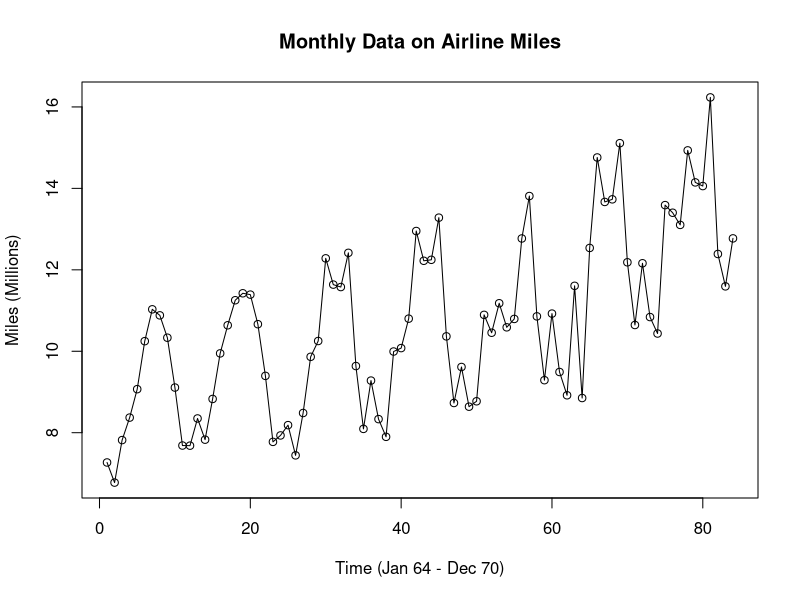
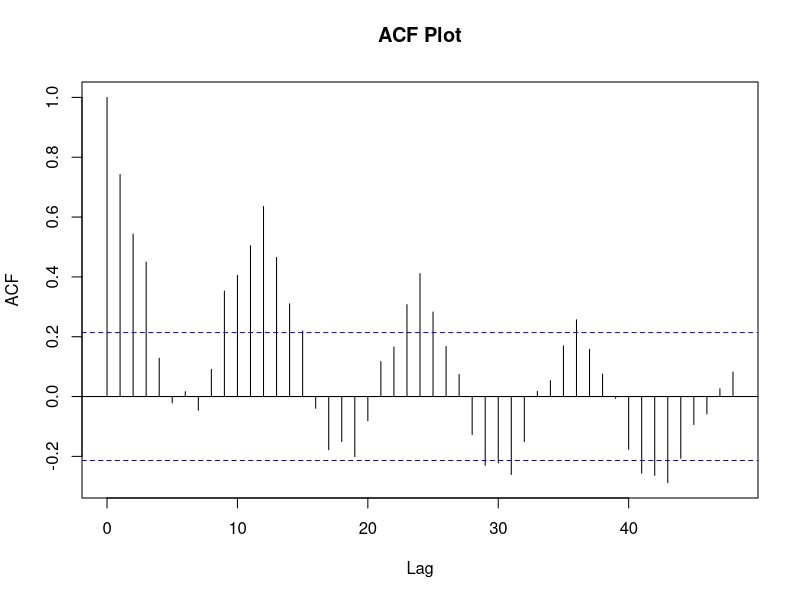
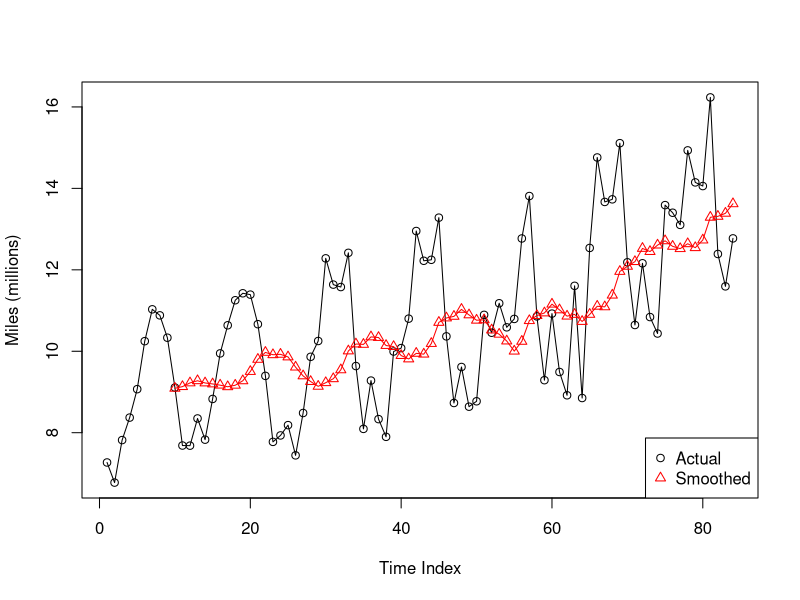
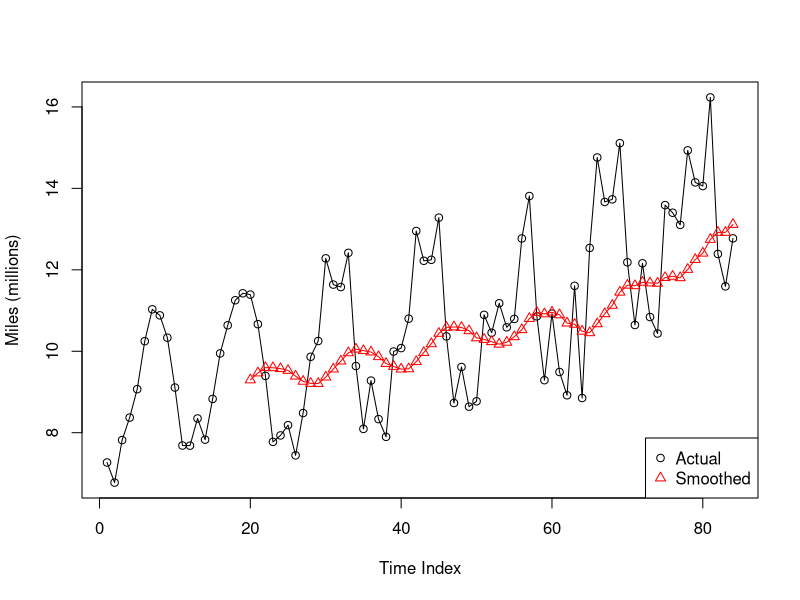
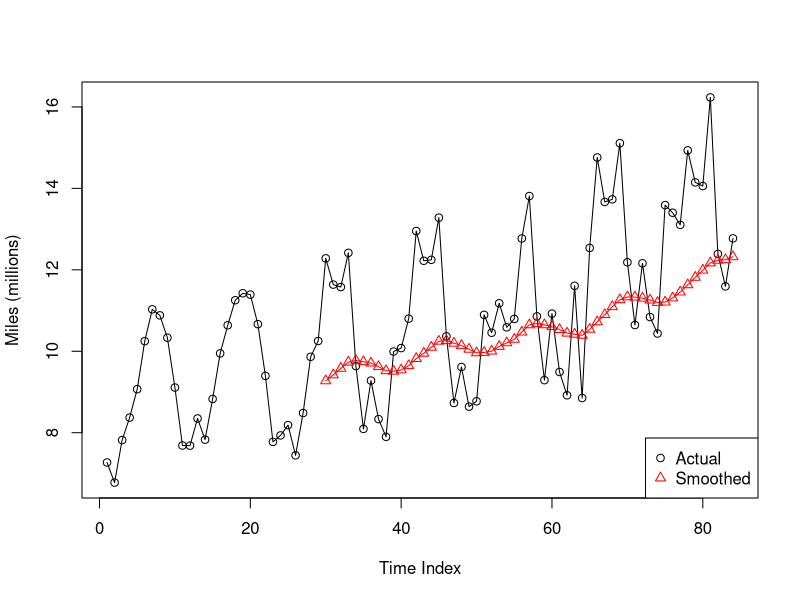
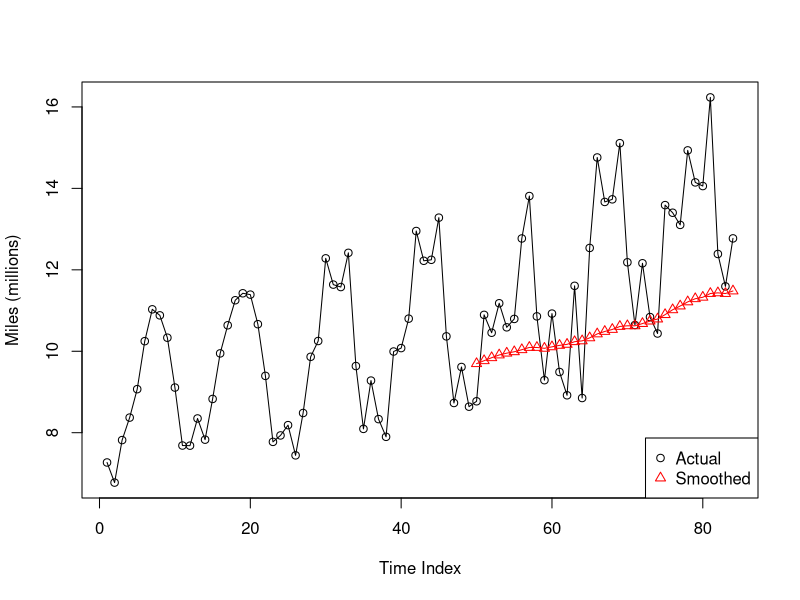
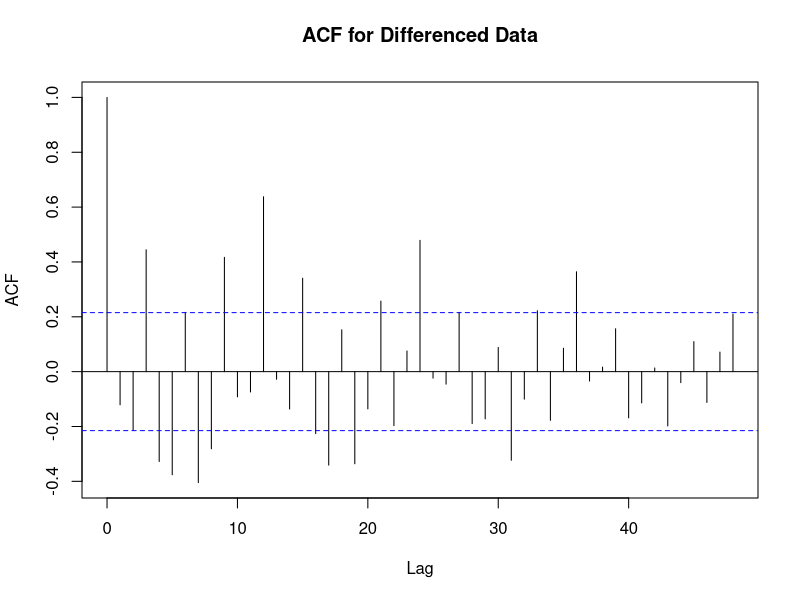
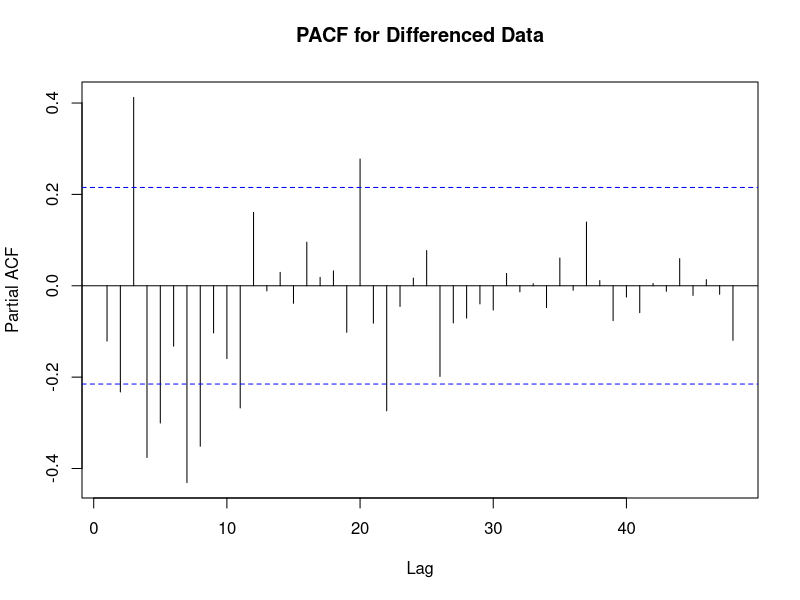

Source code (R) for these figures, in order:
## ---- chunk 1
knitr::opts_chunk$set(echo = TRUE)
## ---- chunk 2
library(readxl)
data <- read_excel("Project1_DataSet.xlsx")
plot(data$`Miles, in Millions`, main="Monthly Data on Airline Miles",
     xlab="Time (Jan 64 - Dec 70)", ylab="Miles (Millions)")
lines(data$`Miles, in Millions`)
## ---- chunk 3
acf(data$`Miles, in Millions`, main="ACF Plot", lag.max=48)
## ---- chunk 4
# A function to compute simple moving average with a given window length
# and a univariate dataset. Then plot the data along with the SMA results. 
SMA <- function(N, data){
  T_ <- nrow(data)
  t <- N:T_
  M <- c()
  for(i in t){
    M <- c(M, sum(data[,2][(i-N+1):i])/N)
  }
  plot(data[,2], xlab="Time Index", ylab="Miles (millions)")
  lines(data[,2])
  points(t, M, pch=2, col="red")
  lines(t, M, pch=2, col="red")
  legend("bottomright", c("Actual","Smoothed"), 
         col=c("black","red"), pch=c(1,2))
}
## ---- chunk 5
SMA(10, as.data.frame(data))
## ---- chunk 6
SMA(20, as.data.frame(data))
## ---- chunk 7
SMA(30, as.data.frame(data))
## ---- chunk 8
SMA(50, as.data.frame(data))
## ---- chunk 9
# Then compute first difference to remove trend
diffed <- diff(data$`Miles, in Millions`, differences=1)
acf(diffed, lag.max=48, main="ACF for Differenced Data")
pacf(diffed, lag.max=48, main="PACF for Differenced Data")
## ---- chunk 10
# Compute first seasonal difference to remove seasonality as well with 12 as 
# the seasonal period
seasonal_diff <- diff(diffed, lag=12, differneces=1)
acf(seasonal_diff, lag.max=48, main="ACF for First Seasonal Difference")
pacf(seasonal_diff, lag.max=48, main="PACF for First Seasonal Difference")
## ---- chunk 11
library(forecast)

# Use the first 6 years of monthly data to create a time series object
training <- ts(data[1:72,2], start=c(1964, 1), frequency=12)
# Then search for the best combination of parameters using `auto.arima()`
model <- auto.arima(training, d=1, D=1, max.p=3, max.q=3, max.P=3, max.Q=3,
           start.p=0, start.q=0, start.P=0, start.Q=0, ic="bic", trace=T)
## ---- chunk 12
my_forecast <- forecast(model, h=12)
my_forecast
## ---- chunk 13
# Compare the mean forecasts with the actual data
actual <- data$`Miles, in Millions`[73:84]
forecasts <- as.numeric(my_forecast$mean)
plot(actual, main="Forecasts and Actual Values for 1970",
     ylim=c(9,17), xlab="Time (Jan-Dec 1970)", ylab="Miles (millions)")
lines(actual)
points(forecasts, col="red", pch=2)
lines(forecasts, col="red", pch=2)
legend("topleft", c("Actual","Forecast"), 
       col=c("black","red"), pch=c(1,2))
